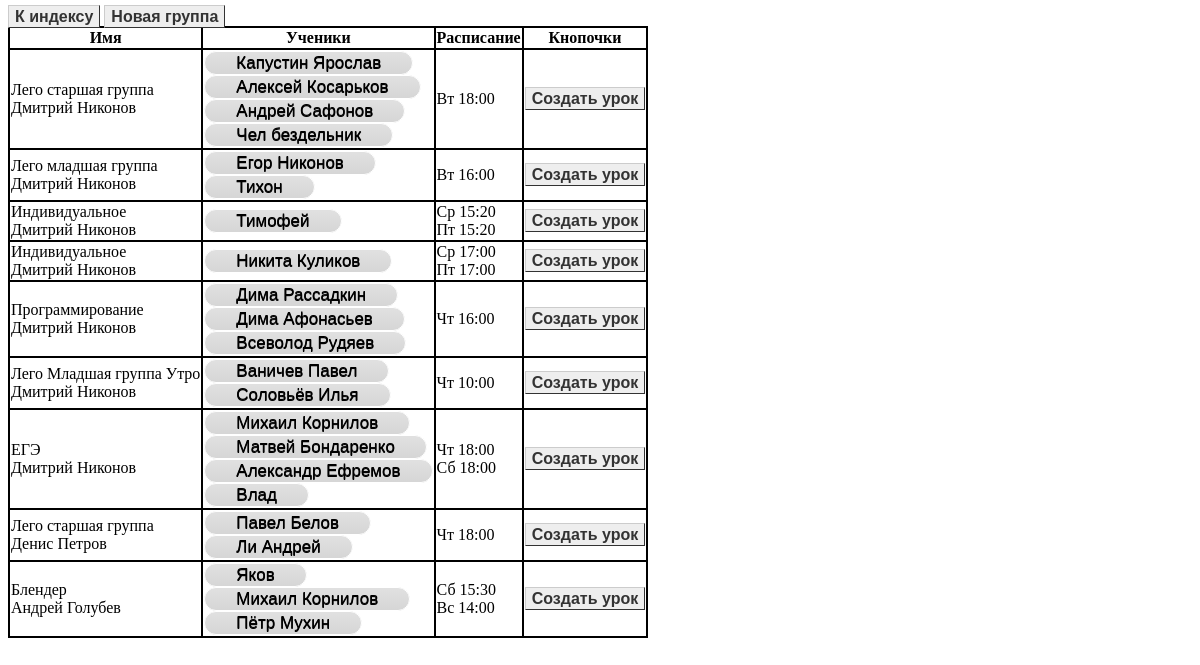
/CRM/groupsTab, run on the app's committed database.
### newCRM/CRM/models.py (models this page shows, shortened)
class Teacher(models.Model):
    name = models.CharField(max_length=200)
    dept = models.FloatField(default=0)
    def __str__(self):
        return f"{self.name}"

class Group(models.Model):
    name = models.CharField(max_length=200)
    clients = models.ManyToManyField(Client)
    schedule = models.CharField(max_length=200)
    teacher = models.ForeignKey(Teacher,on_delete=models.PROTECT,default=getDefaultTeacher)

class Client(models.Model):
    name = models.CharField(max_length=200)
    money = models.FloatField(default=0)
    active = models.BooleanField(default=True)

### newCRM/CRM/views.py (the view)
# urls.py: path('CRM/groupsTab',views.CRM_groups,name = 'CRM_groups'),
def CRM_groups(request):
    groups = Group.objects.all()
    active_groups = [{
        'pk':g.pk,
        'teacher':g.teacher,
        'name':g.name,
        'clients':g.clients.all,
        'schedule':convertSchedule(g.schedule)
    } for g in groups]
    template = loader.get_template('crm/simpleGroups.html')
    context = {
        'groups' : active_groups,
    }
    return HttpResponse(template.render(context, request))

### newCRM/CRM/views.py (called while the page is built)
def convertSchedule(schedule:str)->list:
    schedule = json.loads(schedule.replace("\'", "\""))
    r = []
    for day,time in schedule.items():
        r.append(DAYS[int(day)]+" "+time)
    return r

### newCRM/CRM/templates/crm/simpleGroups.html (shortened to what this page needs)
<!DOCTYPE html>
<html>
    <head>
        {% load static %}
        <link rel="stylesheet" type="text/css" href="{% static 'crm/simpleStyle.css' %}">
    </head>
    <body>
        <a class = "button" href = {%url 'index'%}>К индексу</a>
        <a class = "button" href = {%url 'addGroup'%}>Новая группа</a>
        <table>
            <tr>
                <th>Имя</th>
                <th>Ученики</th>
                <th>Расписание</th>
                <th>Кнопочки</th>
            </tr>
            {%for group in groups%}
            <tr>
                <td>{{group.name}}<br>{{group.teacher}}</td>
                <td>
                    {%for s in group.clients%}
                        <a class = "clientTag" href = {%url 'index'%}>{{s.name}}<a><br>
                    {%endfor%}
                </td>
                <td>
                    {%for s in group.schedule%}
                        {{s}}<br>
                    {%endfor%}
                </td>
                <td>
                    <a class = "button" href = {%url 'addLessonFromGroup' group.pk%}>Создать урок</a>
                </td>
            </tr>
            {%endfor%}
        </table>
    </body>
</html>

### newCRM/CRM/static/crm/simpleStyle.css (style rules this page uses)
table { border-collapse: collapse; }
table td { border: 2px solid black; }
table th { border: 2px solid black; }
.button { font: bold 16px Arial; text-decoration: none; background-color: #EEEEEE; color: #333333; padding: 2px 6px 2px 6px; border-top: 1px solid #CCCCCC; border-right: 1px solid #333333; border-bottom: 1px solid #333333; border-left: 1px solid #CCCCCC; max-height: 50px; }
.clientTag { background:linear-gradient(to bottom, #e0e0e0 5%, #d6d6d6 100%); background-color:#e0e0e0; border-radius:28px; border:1px solid #ffffff; display:inline-block; cursor:pointer; color:#000000; font-family:Arial; font-size:17px; padding:1px 31px; text-decoration:none; text-shadow:0px 1px 0px #000000; }

### data on the page
Teacher: name "Лего старшая группа", teacher "Дмитрий Никонов", schedule "Вт 18:00" "Вт 16:00" "Ср 15:20" "Пт 15:20" "Ср 17:00" "Пт 17:00" "Чт 16:00" "Чт 10:00" "Чт 18:00" "Сб 18:00", name "Лего младшая группа", name "Индивидуальное", name "Программирование", name "Лего Младшая группа Утро", name "ЕГЭ"
Client: name "Капустин Ярослав"
Client: name "Алексей Косарьков"
Client: name "Андрей Сафонов"
Client: name "Чел бездельник"
Client: name "Егор Никонов"
Client: name "Тихон"
Client: name "Тимофей"
Client: name "Никита Куликов"
Client: name "Дима Рассадкин"
Client: name "Дима Афонасьев"
Client: name "Всеволод Рудяев"
Client: name "Ваничев Павел"
Client: name "Соловьёв Илья"
Client: name "Михаил Корнилов"
Client: name "Матвей Бондаренко"
Client: name "Александр Ефремов"
Client: name "Влад"
Teacher: name "Лего старшая группа", teacher "Денис Петров", schedule "Чт 18:00"
Client: name "Павел Белов"
Client: name "Ли Андрей"
Teacher: name "Блендер", teacher "Андрей Голубев", schedule "Сб 15:30" "Вс 14:00"
Client: name "Яков"
Client: name "Пётр Мухин"
